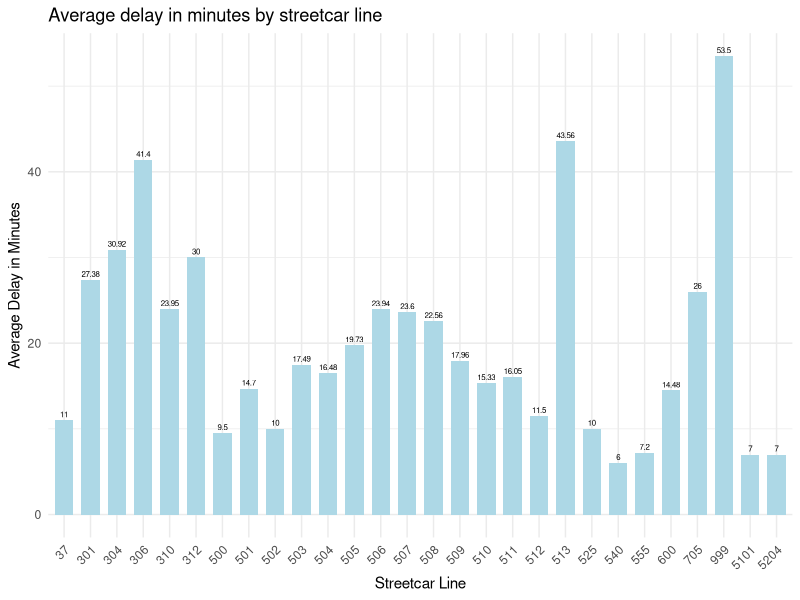

Source code (R): (Note: this script raises an error after producing the figure.)
## ---- chunk 1
#| include: false
#| warning: false
#| message: false

library(tidyverse)
library(ggplot2)

data <- read_csv(here::here("data/analysis_data/cleaned_ttc_streetcar_delay_2023.csv"))
## ---- chunk 2
#| include: true
#| warning: false
#| message: false
#| echo: false
#| label: fig-delay-by-line
#| fig-cap: Average annual delay in minutes for each streetcar line

# Grouping and summarizing the data
grp_data <- data |> 
  group_by(line) |>
  summarise(average_delay = mean(min_delay), .groups = 'drop')

# Create the bar plot
ggplot(grp_data, aes(x = factor(line), y = average_delay)) +
  geom_bar(stat = "identity", width = 0.7, fill = 'lightblue') +
  geom_text(aes(label = round(average_delay, 2)), 
            vjust = -0.5,  # Position the text above the bar
            size = 2) +  # Adjust the size of the text
  ggtitle("Average delay in minutes by streetcar line") +
  xlab("Streetcar Line") +
  ylab("Average Delay in Minutes") +
  theme_minimal() + 
  theme(axis.text.x = element_text(angle = 45, hjust = 1),
        title = element_text(hjust = 0.5))

## ---- chunk 3
#| label: fig-delay-dayshift
#| fig-cap: Average delay in minutes for dayshift
#| echo: false
#| warning: false
#| message: false

# Filter the data for times between 08:00 and 01:00 i.e day shift
avg_delay_day_shift <- data |> 
  group_by(hour) |>
  summarise(average_delay = mean(min_delay), .groups = 'drop') |>
  filter(hour >= "08" | hour <= "01")

ggplot(avg_delay_day_shift, aes(x = hour, y = average_delay)) +
  geom_line(color = "red", size = 1) +
  geom_point(color = "blue", size = 2) +
  geom_text(aes(label = round(average_delay, 2)), 
            vjust = -1, 
            size = 2) + 
  ggtitle("Average delay in minutes for morning shift") +
  xlab("Hour of Day") +
  ylab("Average Delay (Minutes)") +
  theme_minimal() +
  theme(
    plot.title = element_text(hjust = 0.5),
    axis.text.x = element_text(angle = 45, hjust = 1)  # Rotate x-axis labels for clarity
  )
## ---- chunk 4
#| label: fig-delay-nightshift
#| fig-cap: Average delay in minutes for nightshift
#| echo: false
#| warning: false
#| message: false

# Filter the data for times between 02:00 and 07:00 i.e night shift
avg_delay_night_shift <- data |> 
  group_by(hour) |>
  filter(hour >= "02" & hour <= "07") |>
  summarise(average_delay = mean(min_delay), .groups = 'drop')

# Plot the graph with the reordered x-axis
ggplot(avg_delay_night_shift, aes(x = hour, y = average_delay)) +
  geom_line(color = "blue", size = 1) +
  geom_point(color = "red", size = 2) +
  geom_text(aes(label = round(average_delay, 2)), 
            vjust = -1, 
            size = 2) + 
  ggtitle("Average delay in minutes for night shift") +
  xlab("Hour of Day") +
  ylab("Average Delay (Minutes)") +
  theme_minimal() +
  theme(
    plot.title = element_text(hjust = 0.5),
    axis.text.x = element_text(angle = 45, hjust = 1)  # Rotate x-axis labels for clarity
  )
## ---- chunk 5
#| label: fig-freq-delay-incidents
#| fig-cap: Frequency plot for cause of streetcar delay by incidents
#| echo: false
#| warning: false
#| message: false

freq_incidence <- data |> 
  group_by(incident) |> 
  summarise(frequency = n(), .groups = 'drop')

ggplot(freq_incidence, aes(x = incident, y = frequency)) +
  geom_bar(stat = "identity", fill = "lightblue") +
  geom_text(aes(label = frequency), 
            vjust = -0.5,  # Position the text above the bar
            size = 2) +  # Adjust the size of the text
  ggtitle("Frequency of each delay incident in the year 2023") +
  xlab("Delay Incident Type") +
  ylab("Frequency") +
  theme_minimal() +
  theme(
    plot.title = element_text(hjust = 0.5),  # Center title
    axis.text.x = element_text(angle = 45, hjust = 1)  # Rotate x-axis labels for clarity
  )
## ---- chunk 6
#| label: fig-delay-by-season
#| fig-cap: Average delay in minutes by seasons in a yea
#| echo: false
#| warning: false
#| message: false

delay_by_season <- data |>
  group_by(season) |>
  summarise(average_delay = mean(min_delay), .groups = 'drop')

ggplot(delay_by_season, aes(x = season, y = average_delay)) +
  geom_bar(stat = "identity", fill = "lightblue") +
  ggtitle("Average delay in minutes by seasons in a year") +
  xlab("Type of Season") +
  ylab("Average delay in minutes") +
  theme_minimal() +
  theme(
    plot.title = element_text(hjust = 0.5),  # Center title
    axis.text.x = element_text(angle = 45, hjust = 1)  # Rotate x-axis labels for clarity
  )
